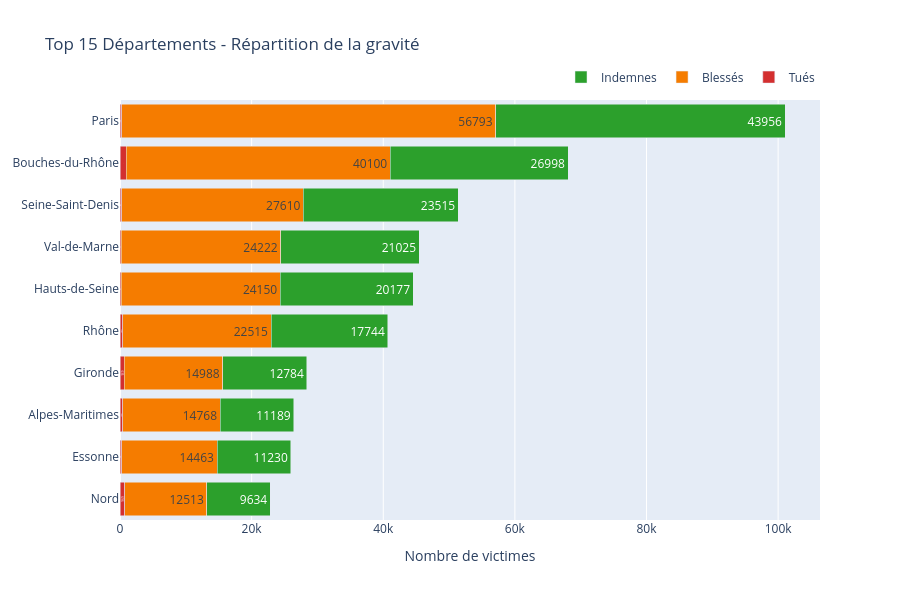

Notebook code for this chart:
### Markdown cell above
#### Visualisation : Barres empilées

### Code cell
df_1_2 = df_1_2.assign(
    nb_indemnes=lambda d: (d['nb_personnes_impliquees']
                           - d['nb_tues']
                           - d['nb_blesses']).clip(lower=0)
)

fig = go.Figure()

fig.add_trace(go.Bar(
    y=df_1_2['dep_name'], x=df_1_2['nb_tues'],
    name='Tués', orientation='h',
    marker_color=PALETTE['danger'],
    text=df_1_2['nb_tues'], textposition='inside'
))

fig.add_trace(go.Bar(
    y=df_1_2['dep_name'], x=df_1_2['nb_blesses'],
    name='Blessés', orientation='h',
    marker_color=PALETTE['warning'],
    text=df_1_2['nb_blesses'], textposition='inside'
))

fig.add_trace(go.Bar(
    y=df_1_2['dep_name'], x=df_1_2['nb_indemnes'],
    name='Indemnes', orientation='h',
    marker_color=PALETTE.get('success', '#2ca02c'),
    text=df_1_2['nb_indemnes'], textposition='inside'
))

fig.update_layout(
    barmode='stack',
    title='Top 15 Départements - Répartition de la gravité',
    yaxis={'categoryorder': 'total ascending'},
    xaxis_title='Nombre de victimes',
    height=600,
    legend=dict(orientation='h', yanchor='bottom', y=1.02, xanchor='right', x=1)
)

fig.show()

### Figure 1 — Plotly figure (JSON) as saved in the notebook; plotly's stock layout.template omitted (floating-point values rounded to 4 significant figures)
{"data": [{"marker": {"color": "#D32F2F"}, "name": "Tués", "orientation": "h", "text": [295, 982, 270, 213, 211, 446, 450, 636, 287, 696], "textposition": "inside", "type": "bar", "x": [295, 982, 270, 213, 211, 446, 450, 636, 287, 696], "y": ["Paris", "Bouches-du-Rhône", "Seine-Saint-Denis", "Hauts-de-Seine", "Val-de-Marne", "Rhône", "Alpes-Maritimes", "Gironde", "Essonne", "Nord"]}, {"marker": {"color": "#F57C00"}, "name": "Blessés", "orientation": "h", "text": [56793, 40100, 27610, 24150, 24222, 22515, 14768, 14988, 14463, 12513], "textposition": "inside", "type": "bar", "x": [56793, 40100, 27610, 24150, 24222, 22515, 14768, 14988, 14463, 12513], "y": ["Paris", "Bouches-du-Rhône", "Seine-Saint-Denis", "Hauts-de-Seine", "Val-de-Marne", "Rhône", "Alpes-Maritimes", "Gironde", "Essonne", "Nord"]}, {"marker": {"color": "#2ca02c"}, "name": "Indemnes", "orientation": "h", "text": [43956, 26998, 23515, 20177, 21025, 17744, 11189, 12784, 11230, 9634], "textposition": "inside", "type": "bar", "x": [43956, 26998, 23515, 20177, 21025, 17744, 11189, 12784, 11230, 9634], "y": ["Paris", "Bouches-du-Rhône", "Seine-Saint-Denis", "Hauts-de-Seine", "Val-de-Marne", "Rhône", "Alpes-Maritimes", "Gironde", "Essonne", "Nord"]}], "layout": {"barmode": "stack", "height": 600, "legend": {"orientation": "h", "x": 1, "xanchor": "right", "y": 1.02, "yanchor": "bottom"}, "title": {"text": "Top 15 Départements - Répartition de la gravité"}, "xaxis": {"title": {"text": "Nombre de victimes"}}, "yaxis": {"categoryorder": "total ascending"}}}
